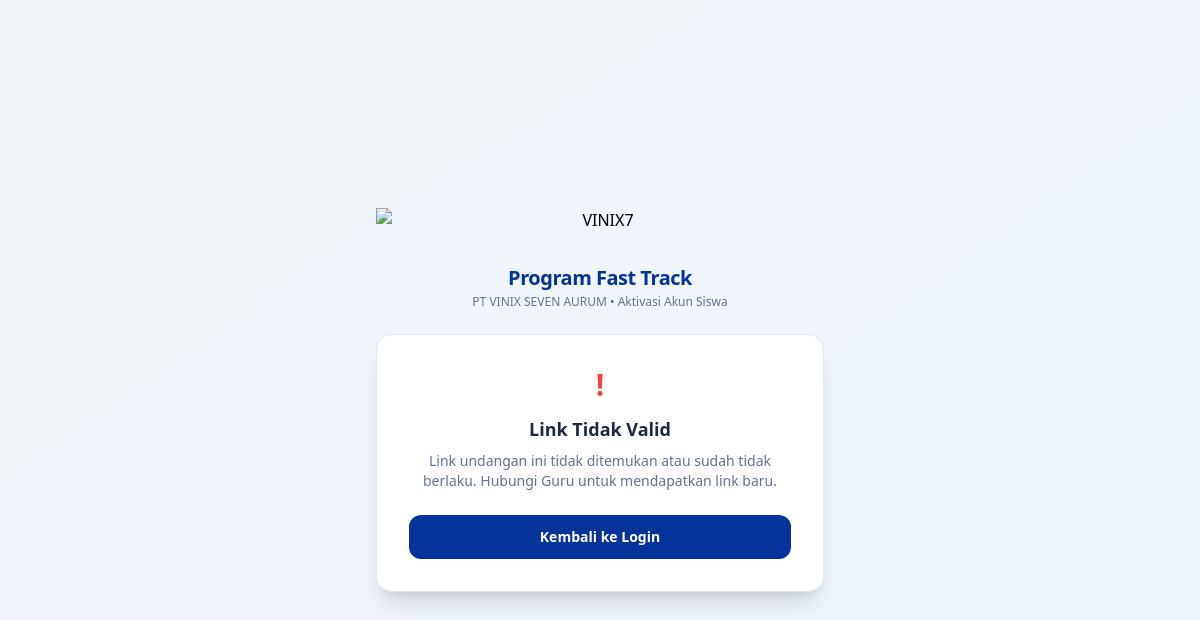
Page /invite.php?token=tok-rst-d99d22b664c20e79 on the earlier database version.
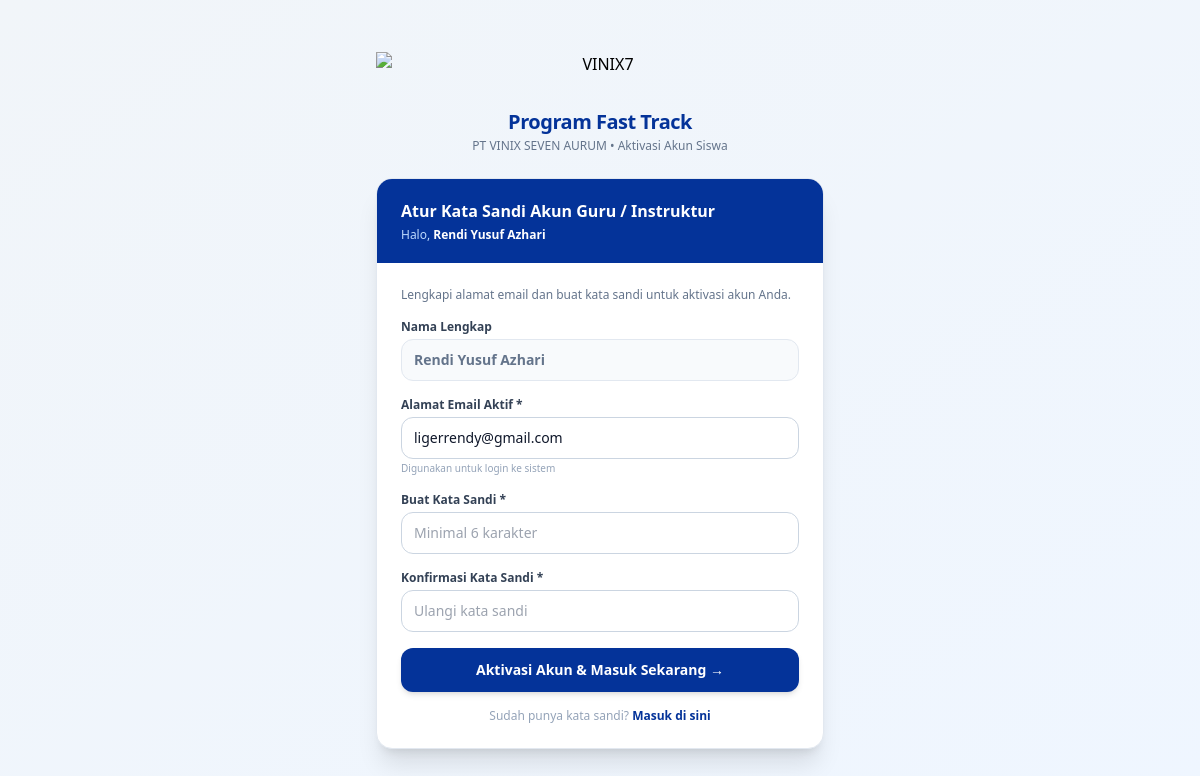
Same page on the later database version.
### tables this page shows
CREATE TABLE members (
            id TEXT PRIMARY KEY,
            name TEXT NOT NULL,
            role TEXT NOT NULL,
            team_id TEXT,
            phone TEXT,
            email TEXT,
            university TEXT,
            major TEXT,
            token TEXT UNIQUE NOT NULL,
            created_at TEXT NOT NULL
        , password_hash TEXT DEFAULT '', invite_used INTEGER DEFAULT 0);

### invite.php (the view, shortened to what this page needs)
<?php
require_once __DIR__ . "/includes/db.php";
$token = trim($_GET["token"] ?? "");
$member = null;
if ($token) {
    $stmt = $pdo->prepare("SELECT m.*, t.name as team_name FROM members m LEFT JOIN teams t ON m.team_id = t.id WHERE m.token = ? LIMIT 1");
    $stmt->execute([$token]);
    $member = $stmt->fetch();
}
?>
<!DOCTYPE html>
<html lang="id">
<head>
    <script src="https://cdn.tailwindcss.com"></script>
</head>
<body class="min-h-screen bg-gradient-to-br from-slate-100 to-blue-50 flex items-center justify-center p-4">
<div class="w-full max-w-md">
    <div class="text-center mb-6">
        <img src="logo/LOGO VINIX.png" alt="VINIX7" class="h-12 w-auto mx-auto object-contain mb-2">
        <span class="text-xl font-black text-[#043399] tracking-tight">Program Fast Track</span>
        <p class="text-xs text-slate-500 mt-0.5 font-medium">PT VINIX SEVEN AURUM &bull; Aktivasi Akun Siswa</p>
    </div>
    <?php if (!$token || !$member): ?>
    <div class="bg-white rounded-2xl shadow-xl border border-slate-200 p-8 text-center">
        <p class="text-3xl font-black text-red-500 mb-3">!</p>
        <h2 class="text-lg font-black text-slate-800 mb-2">Link Tidak Valid</h2>
        <p class="text-sm text-slate-500 mb-6">Link undangan ini tidak ditemukan atau sudah tidak berlaku. Hubungi Guru untuk mendapatkan link baru.</p>
        <a href="login.php" class="block w-full py-3 bg-[#043399] text-white font-bold text-sm rounded-xl hover:bg-[#021f5c] transition text-center">Kembali ke Login</a>
    </div>
    <?php else: ?>
    <div class="bg-white rounded-2xl shadow-xl border border-slate-200 overflow-hidden">
        <div class="bg-[#043399] text-white px-6 py-5">
            <h2 class="text-base font-black">Atur Kata Sandi Akun <?= ($member['role'] === 'guru' || $member['role'] === 'super_admin') ? 'Guru / Instruktur' : 'Siswa' ?></h2>
            <p class="text-xs text-blue-200 mt-1">
                Halo, <strong class="text-white"><?= htmlspecialchars($member["name"]) ?></strong>
            </p>
        </div>
        <div class="p-6 space-y-4">
            <p class="text-xs text-slate-500">Lengkapi alamat email dan buat kata sandi untuk aktivasi akun Anda.</p>
            <form method="POST" class="space-y-4">
                <div>
                    <label class="block text-xs font-bold text-slate-700 mb-1">Nama Lengkap</label>
                    <input type="text" value="<?= htmlspecialchars($member["name"]) ?>" disabled class="w-full px-3 py-2.5 border border-slate-200 rounded-xl text-sm bg-slate-50 text-slate-500 font-semibold cursor-not-allowed">
                </div>
                <div>
                    <label class="block text-xs font-bold text-slate-700 mb-1">Alamat Email Aktif *</label>
                    <input type="email" name="email" required placeholder="nama@email.com" value="<?= htmlspecialchars($_POST['email'] ?? ($member['email'] ?? '')) ?>" class="w-full px-3 py-2.5 border border-slate-300 rounded-xl text-sm text-slate-900 font-medium focus:outline-none focus:ring-2 focus:ring-[#043399]">
                    <span class="text-[10px] text-slate-400 mt-0.5 block">Digunakan untuk login ke sistem</span>
                </div>
                <div>
                    <label class="block text-xs font-bold text-slate-700 mb-1">Buat Kata Sandi *</label>
                    <input type="password" name="password" required minlength="6" placeholder="Minimal 6 karakter" class="w-full px-3 py-2.5 border border-slate-300 rounded-xl text-sm text-slate-900 focus:outline-none focus:ring-2 focus:ring-[#043399]">
                </div>
                <div>
                    <label class="block text-xs font-bold text-slate-700 mb-1">Konfirmasi Kata Sandi *</label>
                    <input type="password" name="password_confirm" required minlength="6" placeholder="Ulangi kata sandi" class="w-full px-3 py-2.5 border border-slate-300 rounded-xl text-sm text-slate-900 focus:outline-none focus:ring-2 focus:ring-[#043399]">
                </div>
                <button type="submit" class="w-full py-3 bg-[#043399] hover:bg-[#021f5c] text-white font-black text-sm rounded-xl shadow-md transition active:scale-98">Aktivasi Akun & Masuk Sekarang &rarr;</button>
            </form>
            <p class="text-center text-xs text-slate-400">Sudah punya kata sandi? <a href="login.php" class="text-[#043399] font-bold hover:underline">Masuk di sini</a></p>
        </div>
    </div>
    <?php endif; ?>
</div>
</body>
</html>

Differences in the rows shown:
now on this page (row edited): members: name "Rendi Yusuf Azhari", email "ligerrendy@gmail.com"
Other differences:
text no longer shown: "! Link Tidak Valid Link undangan ini tidak ditemukan atau sudah tidak berlaku. Hubungi Guru untuk mendapatkan link baru. Kembali ke Login"
text now shown: "Atur Kata Sandi Akun Guru / Instruktur Halo, Lengkapi alamat email dan buat kata sandi untuk aktivasi akun Anda. Nama Lengkap Alamat Email Aktif * Digunakan untuk login ke sistem Buat Kata Sandi * Konfirmasi Kata Sandi * Aktivasi Akun & Masuk Sekarang → Sudah punya kata sandi? Masuk di sini"
